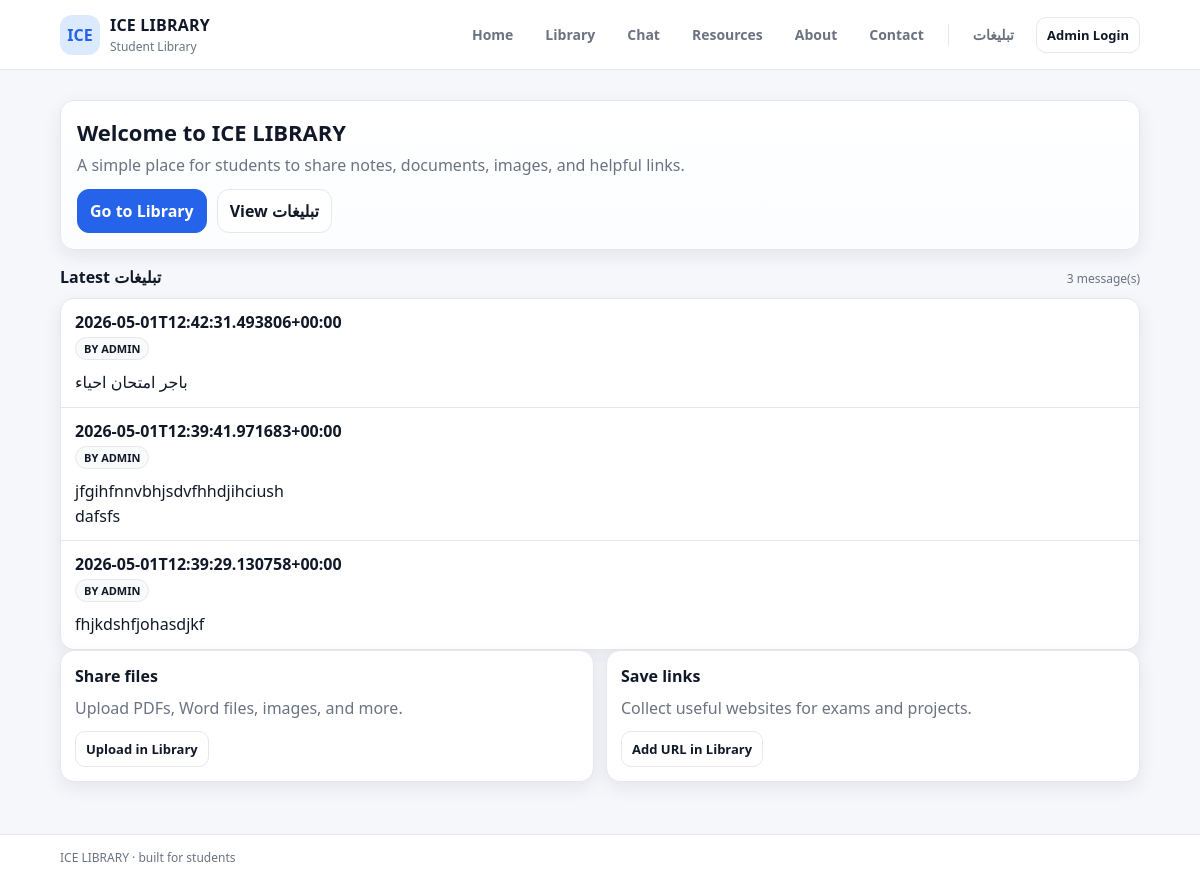
The page / on the database its author committed.
### tables this page shows
CREATE TABLE announcements (
              id INTEGER PRIMARY KEY AUTOINCREMENT,
              message TEXT NOT NULL,
              created_by TEXT,
              created_at TEXT NOT NULL
            );

### app.py (the view)
    @app.get("/")
    def home():
        announcements = list_announcements(limit=5)
        return render_template("home.html", announcements=announcements, **common_template_args())

### app.py (called while the page is built)
def get_db() -> sqlite3.Connection:
    conn = sqlite3.connect(DB_PATH)
    conn.row_factory = sqlite3.Row
    return conn

def is_admin_session() -> bool:
    return bool(session.get("admin_user_id"))

def list_announcements(limit: int = 50):
    with get_db() as conn:
        rows = conn.execute(
            """
            SELECT id, message, created_by, created_at
            FROM announcements
            ORDER BY datetime(created_at) DESC, id DESC
            LIMIT ?
            """,
            (int(limit),),
        ).fetchall()
        return [dict(r) for r in rows]

### templates/home.html (shortened to what this page needs)
{% extends "base.html" %}
{% block content %}
  <section class="hero">
    <div class="heroCard">
      <div class="heroTitle">Welcome to ICE LIBRARY</div>
      <div class="heroText">
        A simple place for students to share notes, documents, images, and helpful links.
      </div>
      <div class="heroActions">
        <a class="btn primary" href="{{ url_for('library_page') }}">Go to Library</a>
        <a class="btn" href="{{ url_for('public_announcements_page') }}">View تبليغات</a>
      </div>
    </div>
  </section>
  <section class="section">
    <div class="sectionHead">
      <div class="sectionTitle">Latest تبليغات</div>
      <div class="sectionMeta">{{ announcements|length }} message(s)</div>
    </div>
    {% if announcements %}
      <div class="card listCard">
        {% for a in announcements %}
          <div class="listRow">
            <div class="listMain">
              <div class="listTitle">{{ a.created_at }}</div>
              <div class="listSub">
                {% if a.created_by %}<span class="tag">by {{ a.created_by }}</span>{% endif %}
              </div>
              <div class="message">{{ a.message }}</div>
            </div>
          </div>
        {% endfor %}
      </div>
    {% else %}
      <div class="card">
        <div class="muted">No announcements yet.</div>
      </div>
    {% endif %}
  </section>
  <section class="grid2">
    <div class="card">
      <div class="cardTitle">Share files</div>
      <div class="muted">Upload PDFs, Word files, images, and more.</div>
      <div style="margin-top: 12px;">
        <a class="btn small" href="{{ url_for('library_page') }}">Upload in Library</a>
      </div>
    </div>
    <div class="card">
      <div class="cardTitle">Save links</div>
      <div class="muted">Collect useful websites for exams and projects.</div>
      <div style="margin-top: 12px;">
        <a class="btn small" href="{{ url_for('library_page') }}">Add URL in Library</a>
      </div>
    </div>
  </section>
{% endblock %}

### static/styles.css (style rules this page uses)
:root { --bg:#f6f7fb; --card:#ffffff; --text:#111827; --muted:#6b7280; --border:#e5e7eb; --accent:#2563eb; --accentSoft:#dbeafe; --danger:#b91c1c; --ok:#047857; --shadow:0 6px 18px rgba(17,24,39,.08); --radius:14px; }
* { box-sizing:border-box }
html,body { height:100% }
body { margin:0; font-family: ui-sans-serif, system-ui, -apple-system, Segoe UI, Roboto, Arial; background: var(--bg); color: var(--text); }
.section { margin-top: 16px }
.sectionHead { display:flex;align-items:baseline;justify-content:space-between;margin-bottom:10px;gap:10px }
.sectionTitle { font-weight:900 }
.sectionMeta { color:var(--muted);font-size:12px }
.card { background: var(--card); border: 1px solid var(--border); border-radius: var(--radius); box-shadow: var(--shadow); padding: 14px; }
.cardTitle { font-weight:900;margin-bottom:10px }
.muted { color:var(--muted) }
.grid2 { display:grid;grid-template-columns:1fr 1fr;gap:12px }
.btn { display:inline-flex;align-items:center;justify-content:center; gap:8px; border-radius: 12px; padding: 10px 12px; border:1px solid var(--border); background: #fff; color: var(--text); text-decoration:none; cursor:pointer; font-weight:800; }
.btn.primary { background: var(--accent); border-color: var(--accent); color:#fff; }
.btn.small { padding:8px 10px;border-radius:10px;font-size:13px }
.listCard { padding: 0 }
.listRow { display:flex;align-items:flex-start;justify-content:space-between;gap:12px; padding: 12px 14px; border-top: 1px solid var(--border); }
.listRow:first-child { border-top:0 }
.listTitle { font-weight:900 }
.listSub { display:flex;gap:8px;align-items:center;margin-top:4px;font-size:12px;flex-wrap:wrap }
.tag { font-size:11px; font-weight:900; padding: 3px 8px; border-radius: 999px; border:1px solid var(--border); background: #f9fafb; text-transform: uppercase; }
.message { margin-top:10px;white-space: pre-wrap;line-height:1.55 }
.hero { margin-top: 12px }
.heroCard { border-radius: var(--radius); border: 1px solid var(--border); background: linear-gradient(180deg, #ffffff, #fbfdff); box-shadow: var(--shadow); padding: 16px; }
.heroTitle { font-weight:900;font-size:22px }
.heroText { color:var(--muted);margin-top:6px;line-height:1.5 }
.heroActions { display:flex;gap:10px;flex-wrap:wrap;margin-top:12px }

### rows shown on the page
announcements: created_at "2026-05-01T12:42:31.493806+00:00", created_by "ADMIN", message "باجر امتحان احياء"
announcements: created_at "2026-05-01T12:39:41.971683+00:00", created_by "ADMIN", message "jfgihfnnvbhjsdvfhhdjihciush dafsfs"
announcements: created_at "2026-05-01T12:39:29.130758+00:00", created_by "ADMIN", message "fhjkdshfjohasdjkf"

### other values the page prints
{{ app_name }} "ICE LIBRARY"
{{ announcements|length }} "3"
